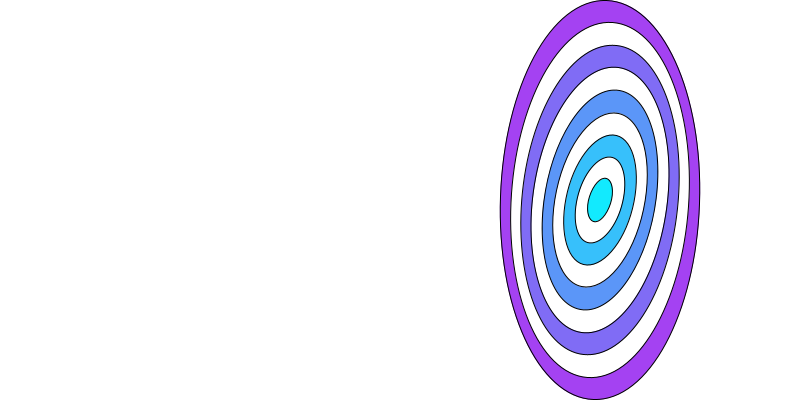
Frame 1 (no input)
Frame 60 (the mouse pressed at the canvas centre just before this capture): identical to frame 1, image omitted
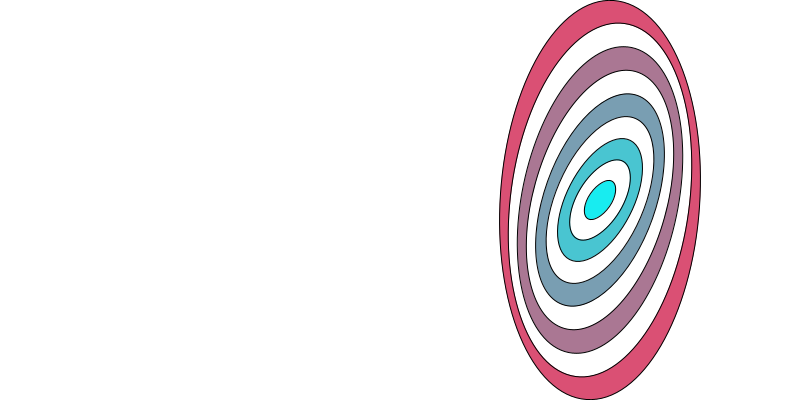
Frame 120 (the mouse held since frame 60 and released just before this capture)

The Processing sketch that drew these frames (run headless with seeded random() and noise(); from frame 60 on, the mouse is pressed at the canvas centre):

// Processing sketch: sketch_230613c_funcionObtenerColor
// ── sketch_230613c_funcionObtenerColor.pde
float ang;
color colOrigen, colDestino;
void setup () {
  size(800, 400);
  ang = 2;
  colOrigen  = color(random(255), random(255), random(255));
  colDestino = color(0, 255, 255);
}
void draw () {
  background(255);
  translate(600,200);
  for (int i=0; i<10; i++) {
    rotate( radians(ang) );
    rectMode(CENTER);
    float tam = map (i, 0, 9, 400, 0);
    if (i%2== 0) {
      fill(lerpColor (colOrigen, colDestino, map(i, 0, 9, 0, 1)));
    } else {
      fill(255);
    }
    ellipse(0, 0, tam/2, tam);
  }
}
void mousePressed() {
  ang = random(2,10);
  colOrigen  = dameUnColorAleatorio();
  colDestino = color(0, 255, 255);
}

// ── miFuncion.pde
//declarar una funcion que retorna un valor
//en este caso retorna un tipo de dato color:

color dameUnColorAleatorio(){
  return color( random(255), random(255), random(255) );
}
